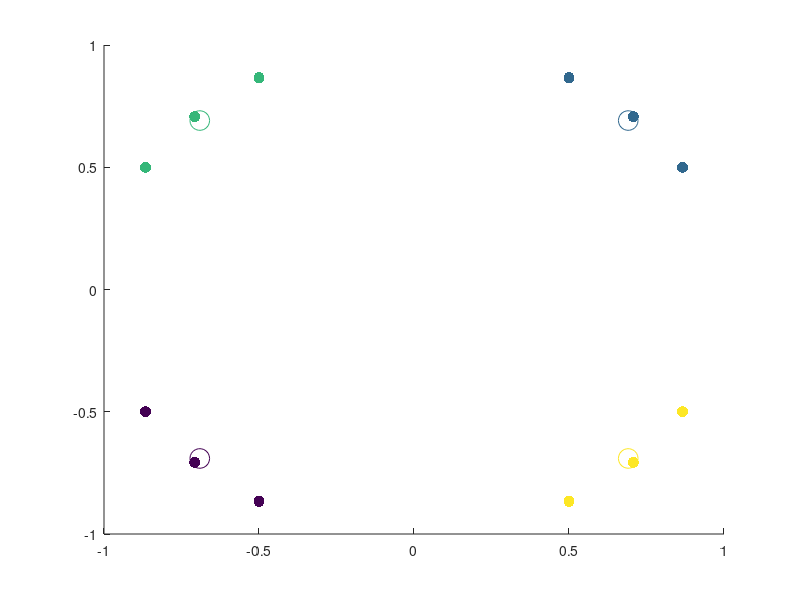

Recreate this plot in MATLAB.
%% 

% for funsies attempt at k++


dataVec = randi(100,1,100);

n=length(dataVec); 

randIndex = randi(n);

initalV_ci = dataVec(randIndex);

%while InitalizationCounter ~=1

[dummy,NextInd]=max(abs(dataVec-initalV_ci));

dataVec(NextInd)


%end; 
%%
% Topic I.6 - Alternating Minimization Scheme Algorithm for k-Means Clustering*
% 
% Clear the workspace and close all figure windows
clear all
close all
% 
% Set the number of data vectors (n) and the dimension of the data space (m)
n=12; % Example 1
%n=100; %random data 
m=2;

% Set the number of clusters (k)
k=4;

% Initialize the data - either as in Example 1 or using random data
XData = zeros(n,m);
XData = [1/sqrt(2) 1/sqrt(2); -1/sqrt(2) 1/sqrt(2); 1/sqrt(2) -1/sqrt(2); -1/sqrt(2) -1/sqrt(2);...
        1/2 sqrt(3)/2; -1/2 sqrt(3)/2; 1/2 -sqrt(3)/2; -1/2 -sqrt(3)/2;...
        sqrt(3)/2 1/2; -sqrt(3)/2 1/2; sqrt(3)/2 -1/2; -sqrt(3)/2 -1/2; ];
%XData = -1*ones(n,m) + 2*rand(n,m);

% Assign each data vector, randomly to one of the k clusters
IndexSet = randi(k,n,1);

% Plot the data
scatter(XData(:,1),XData(:,2),64,IndexSet,'filled');
hold on

% Create data structures to store the weight vectors for cluster (c), and the 
% weight vectors from the previous iteration (cPrev)
c = zeros(k,m);
cPrev = zeros(k,m);

% Randomly initialize the weight vectors so that each component is sampled from 
% the interval [-1,1]
c = -1 + 2*rand(k,m);

% Plot the initial weight vectors
scatter(c(:,1),c(:,2),200,linspace(1,k,k))
hold off
pause

%% The Alternating Minimization Scheme
doneFlag=0;

% Keep alternating updates to weight vectors and cluster assignments until weight 
% vectors no longer change their locations

while (~doneFlag)

    % Update the weight vectors in each cluster via the centroid formula
    for i=1:k 

        % Find the indices for all data vectors currently in cluster i
        ClusterIndices = find(IndexSet==i);

        % Find the number of data vectors currently in cluster i
        NumVecsInCluster = size(ClusterIndices,1);

        % Create a data structure to store weight vector for the current
        % cluster
        c(i,:)=0; 

        % Update cluster vector using the centroid formula
        for j=1:NumVecsInCluster
            for l=1:m
                c(i,l) = c(i,l) + XData(ClusterIndices(j,1),l)/NumVecsInCluster;
            end
        end

    end

    % Plot the updated weight vectors for each cluster
    scatter(XData(:,1),XData(:,2),64,IndexSet,'filled')
    hold on
    scatter(c(:,1),c(:,2),200,linspace(1,k,k))
    pause
    
    % Now reassign all data vectors to the closest weight vector (cluster)

    % Create a data structure to store closest weight vector for each data
    % point
    closestCluster=zeros(n,1);

    % Reassign each data vector to the new, closest cluster
    for d=1:n

        % Store the coordinates of the current data vector
        xD = XData(d,:);

        % Set the minimum distance tracker to be a very large number
        sqDistMin=1e16;

        % Find the closest weight vector (cluster) to the current data
        % vector
        for i=1:k
            sqDist = norm(c(i,:)-xD,2);

            % If the distance is less than the current min, assign the
            % current data vector to this cluster
            if sqDist<sqDistMin
                closestCluster(d)=i;
                sqDistMin=sqDist;
            end

        end
    end

    % Update the assignments of the data vectors to their new clusters
    IndexSet = closestCluster;
    
    % Plot the data and the updated weight vectors
    hold off
    scatter(XData(:,1),XData(:,2),64,IndexSet,'filled')
    hold on
    scatter(c(:,1),c(:,2),200,linspace(1,k,k))
    hold off
    pause
    
    % Terminate the alternating scheme if the weight vectors are unaltered
    % relative to the previous iteration
    if c==cPrev
        doneFlag=1;
    else
        cPrev=c;
    end
end
